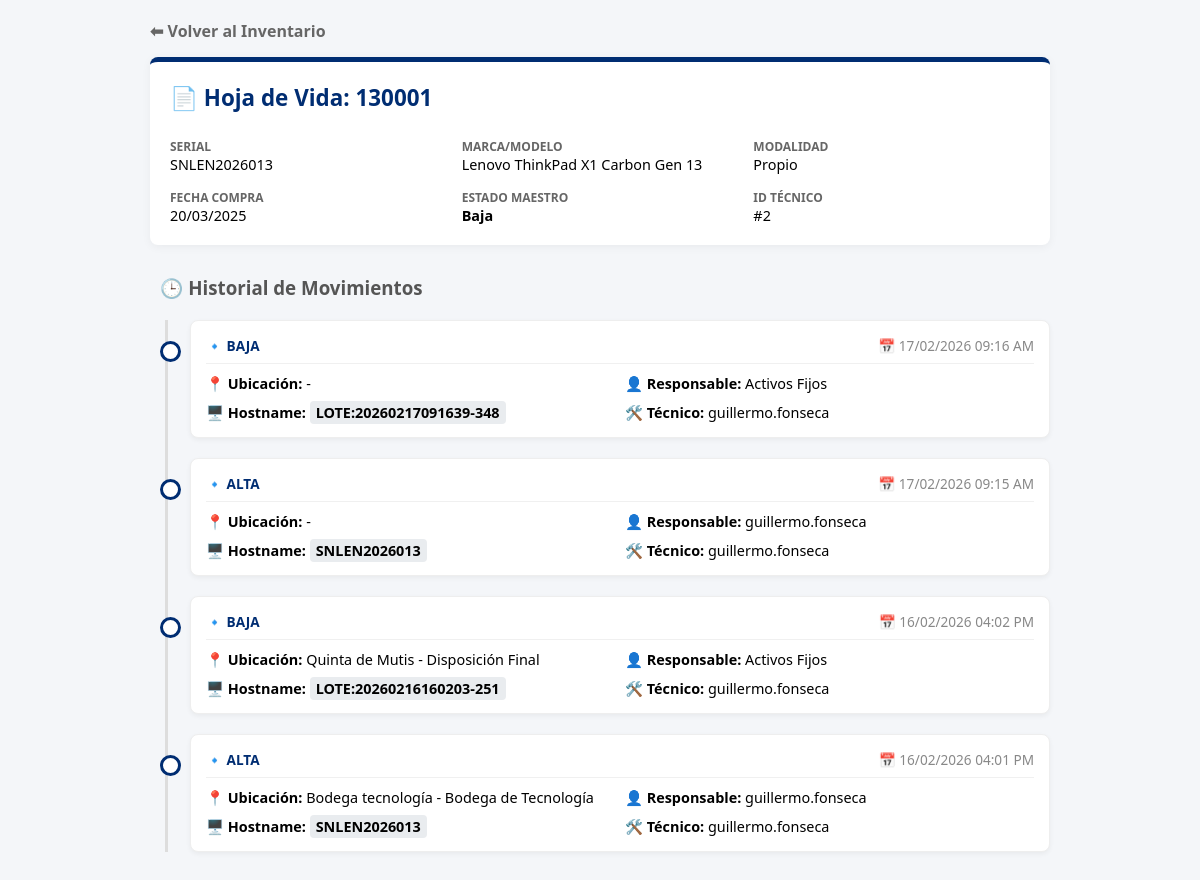
Page /_historico/historial_v1.php?serial=SNLEN2026013 on the committed database.
### tables this page shows
CREATE TABLE `equipos` (
  `id_equipo` int NOT NULL AUTO_INCREMENT COMMENT 'Identificador único interno (PK)',
  `serial` varchar(30) NOT NULL COMMENT 'Número de serie único de fábrica (UNIQUE). Llave natural para trazabilidad.',
  `placa_ur` varchar(50) NOT NULL COMMENT 'Placa patrimonial Universidad del Rosario (UNIQUE). Código de activo fijo.',
  `marca` varchar(100) DEFAULT NULL COMMENT 'Fabricante del equipo (ej: HP, Lenovo, Dell)',
  `modelo` varchar(150) DEFAULT NULL COMMENT 'Modelo específico del equipo (ej: EliteBook 845 G11)',
  `vida_util` tinyint unsigned NOT NULL DEFAULT '0' COMMENT 'Vida útil en años para depreciación contable (0 = sin definir)',
  `precio` decimal(12,2) NOT NULL DEFAULT '0.00' COMMENT 'Valor de adquisición en USD para control patrimonial',
  `fecha_compra` date NOT NULL COMMENT 'Fecha de adquisición del equipo',
  `modalidad` enum('Propio','Leasing','Proyecto') NOT NULL COMMENT 'Forma de adquisición: Propio=comprado, Leasing=arrendado, Proyecto=financiado por proyecto específico',
  `estado_maestro` enum('Alta','Baja') NOT NULL DEFAULT 'Alta' COMMENT 'Alta=disponible para asignación, Baja=fuera de servicio definitivo.',
  `creado_en` timestamp NULL DEFAULT CURRENT_TIMESTAMP COMMENT 'Timestamp de creación del registro',
  PRIMARY KEY (`id_equipo`),
  UNIQUE KEY `placa_ur` (`placa_ur`),
  UNIQUE KEY `serial` (`serial`),
  KEY `idx_equipos_id_estado` (`id_equipo` DESC,`estado_maestro`)
);

CREATE TABLE `bitacora` (
  `id_evento` int NOT NULL AUTO_INCREMENT COMMENT 'Identificador único del evento (PK)',
  `serial_equipo` varchar(30) NOT NULL COMMENT 'Serial del equipo (FK a equipos.serial). Trazabilidad del activo.',
  `id_lugar` int NOT NULL,
  `hostname` varchar(100) DEFAULT 'PENDIENTE' COMMENT 'Nombre de equipo en red Active Directory. Puede cambiar si hay reimaging.',
  `sede` varchar(150) DEFAULT NULL,
  `ubicacion` varchar(150) DEFAULT NULL,
  `campo_adic1` varchar(255) DEFAULT NULL COMMENT 'Campo adicional flexible para información contextual del evento',
  `desc_evento` varchar(255) NOT NULL COMMENT 'Descripción textual del evento (ej: "Asignación de equipo por renovación")',
  `correo_responsable` varchar(100) NOT NULL COMMENT 'Correo del responsable final del equipo (FK a usuarios_sistema.correo_ldap). DEBE existir en usuarios_sistema.',
  `responsable_secundario` varchar(100) DEFAULT NULL COMMENT 'Correo de responsable secundario opcional (ej: supervisor, co-responsable)',
  `check_sccm` tinyint(1) NOT NULL DEFAULT '0' COMMENT 'Validación: equipo registrado en System Center Configuration Manager (0=No, 1=Sí)',
  `check_dlo` tinyint(1) NOT NULL DEFAULT '0' COMMENT 'Validación: equipo tiene Data Lifecycle Optimizer configurado (0=No, 1=Sí)',
  `check_antivirus` tinyint(1) NOT NULL DEFAULT '0' COMMENT 'Validación: equipo tiene antivirus activo y actualizado (0=No, 1=Sí)',
  `fecha_evento` datetime NOT NULL DEFAULT CURRENT_TIMESTAMP COMMENT 'Timestamp exacto del evento',
  `tipo_evento` enum('Alta','Alistamiento','Asignación','Devolución','Baja','Asignacion_Masiva') NOT NULL COMMENT 'Tipo de movimiento: Alta=ingreso inicial, Alistamiento=preparación técnica, Asignación=entrega a usuario, Devolución=regreso a bodega, Baja=retiro definitivo, Asignacion_Masiva=múltiples equipos simultáneos',
  `tecnico_responsable` varchar(150) DEFAULT NULL COMMENT 'Correo del técnico que registra el evento. Puede ser NULL. No tiene FK para permitir valores como "SYSTEM".',
  PRIMARY KEY (`id_evento`),
  KEY `fk_bitacora_lugar` (`id_lugar`),
  KEY `idx_bitacora_serial_evento` (`serial_equipo`,`id_evento` DESC),
  KEY `idx_bitacora_responsable` (`correo_responsable`),
  CONSTRAINT `fk_bitacora_equipos` FOREIGN KEY (`serial_equipo`) REFERENCES `equipos` (`serial`) ON UPDATE CASCADE,
  CONSTRAINT `fk_bitacora_lugar` FOREIGN KEY (`id_lugar`) REFERENCES `lugares` (`id`)
);

### _historico/historial_v1.php (the view, shortened to what this page needs)
<?php
require_once '../core/db.php';
$serial = $_GET['serial'] ?? null;
try {
    $stmt_eq = $pdo->prepare("SELECT * FROM equipos WHERE serial = ?");
    $stmt_eq->execute([$serial]);
    $equipo = $stmt_eq->fetch(PDO::FETCH_ASSOC);
    $stmt_hist = $pdo->prepare("SELECT * FROM bitacora WHERE serial_equipo = ? ORDER BY fecha_evento DESC");
    $stmt_hist->execute([$serial]);
    $historial = $stmt_hist->fetchAll(PDO::FETCH_ASSOC);
} catch (PDOException $e) {
    die("Error técnico: " . $e->getMessage());
}
?>
<!DOCTYPE html>
<html lang="es">
<head>
</head>
<body>
<div class="container">
    <a href="inventario.php" class="btn-back">⬅ Volver al Inventario</a>
    <div class="info-card">
        <h2>📄 Hoja de Vida: <?= htmlspecialchars($equipo['placa_ur']) ?></h2>
        <div class="data-point"><label>Serial</label> <?= htmlspecialchars($equipo['serial']) ?></div>
        <div class="data-point"><label>Marca/Modelo</label> <?= htmlspecialchars($equipo['marca']." ".$equipo['modelo']) ?></div>
        <div class="data-point"><label>Modalidad</label> <?= htmlspecialchars($equipo['modalidad']) ?></div>
        <div class="data-point"><label>Fecha Compra</label> <?= date('d/m/Y', strtotime($equipo['fecha_compra'])) ?></div>
        <div class="data-point"><label>Estado Maestro</label> <strong><?= $equipo['estado_maestro'] ?></strong></div>
        <div class="data-point"><label>ID Técnico</label> #<?= $equipo['id_equipo'] ?></div>
    </div>
    <h3 style="color:#555; margin-left: 10px;">🕒 Historial de Movimientos</h3>
    <div class="timeline">
        <?php foreach ($historial as $ev): ?>
        <div class="event-card">
            <div class="event-header">
                <span class="event-type">🔹 <?= htmlspecialchars($ev['tipo_evento']) ?></span>
                <span class="event-date">📅 <?= date('d/m/Y h:i A', strtotime($ev['fecha_evento'])) ?></span>
            </div>
            <div class="event-details">
                <div><strong>📍 Ubicación:</strong> <?= htmlspecialchars($ev['sede']." - ".$ev['ubicacion']) ?></div>
                <div><strong>👤 Responsable:</strong> <?= htmlspecialchars($ev['correo_responsable']) ?></div>
                <div><strong>🖥️ Hostname:</strong> <span class="badge"><?= htmlspecialchars($ev['hostname'] ?? 'N/A') ?></span></div>
                <div><strong>🛠️ Técnico:</strong> <?= htmlspecialchars($ev['tecnico_responsable']) ?></div>
            </div>
        </div>
        <?php endforeach; ?>
    </div>
</div>
</body>
</html>

### _historico/historial_v1.php (style rules this page uses)
:root { --primary: #002D72; --accent: #ffc107; --bg: #f4f6f9; }
body { font-family: 'Segoe UI', sans-serif; background: var(--bg); margin: 0; padding: 20px; }
.container { max-width: 900px; margin: 0 auto; }
.info-card { background: white; padding: 20px; border-radius: 8px; box-shadow: 0 2px 10px rgba(0,0,0,0.05); border-top: 5px solid var(--primary); margin-bottom: 30px; display: grid; grid-template-columns: 1fr 1fr 1fr; gap: 15px; }
.info-card h2 { grid-column: 1 / -1; margin: 0 0 10px 0; color: var(--primary); font-size: 1.4rem; }
.data-point { font-size: 0.9rem; }
.data-point label { display: block; color: #666; font-weight: bold; font-size: 0.75rem; text-transform: uppercase; }
.timeline { position: relative; padding-left: 40px; margin-top: 20px; }
.timeline::before { content: ''; position: absolute; left: 15px; top: 0; bottom: 0; width: 3px; background: #ddd; }
.event-card { background: white; padding: 15px; border-radius: 8px; margin-bottom: 20px; position: relative; box-shadow: 0 2px 5px rgba(0,0,0,0.05); border: 1px solid #eee; }
.event-card::before { content: ''; position: absolute; left: -31px; top: 20px; width: 15px; height: 15px; background: white; border: 3px solid var(--primary); border-radius: 50%; z-index: 1; }
.event-header { display: flex; justify-content: space-between; align-items: flex-start; margin-bottom: 10px; border-bottom: 1px solid #f0f0f0; padding-bottom: 8px; }
.event-type { font-weight: bold; color: var(--primary); text-transform: uppercase; font-size: 0.85rem; }
.event-date { font-size: 0.85rem; color: #888; }
.event-details { display: grid; grid-template-columns: 1fr 1fr; gap: 10px; font-size: 0.9rem; }
.badge { background: #e9ecef; padding: 2px 6px; border-radius: 4px; font-weight: bold; }
.btn-back { display: inline-block; margin-bottom: 15px; text-decoration: none; color: #666; font-weight: bold; }

### rows in the picture
equipos: placa_ur "130001", serial "SNLEN2026013", marca+modelo "Lenovo ThinkPad X1 Carbon Gen 13", modalidad "Propio", fecha_compra "20/03/2025", estado_maestro "Baja", id_equipo "2"
bitacora: tipo_evento "BAJA", fecha_evento "17/02/2026 09:16 AM", sede+ubicacion "-", correo_responsable "Activos Fijos", hostname "LOTE:20260217091639-348", tecnico_responsable "guillermo.fonseca"
bitacora: tipo_evento "ALTA", fecha_evento "17/02/2026 09:15 AM", sede+ubicacion "-", correo_responsable "guillermo.fonseca", hostname "SNLEN2026013", tecnico_responsable "guillermo.fonseca"
bitacora: tipo_evento "BAJA", fecha_evento "16/02/2026 04:02 PM", sede+ubicacion "Quinta de Mutis - Disposición Final", correo_responsable "Activos Fijos", hostname "LOTE:20260216160203-251", tecnico_responsable "guillermo.fonseca"
bitacora: tipo_evento "ALTA", fecha_evento "16/02/2026 04:01 PM", sede+ubicacion "Bodega tecnología - Bodega de Tecnología", correo_responsable "guillermo.fonseca", hostname "SNLEN2026013", tecnico_responsable "guillermo.fonseca"
